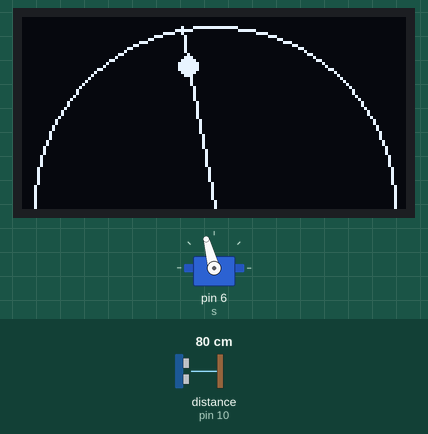
Bench run of a sketch on a simulated Arduino Uno, built with avr-gcc and run on an emulated ATmega328P. On the bench: servo, 128×64 one-colour display. Wiring (from diagram.json): ultrasonic range finder: trigger pin 9; echo pin 10. The test bench sets the inputs (shaded band); at power-on: distance to the obstacle (sensor on pin 10) 80 cm. The echo pulse lasts 58.3 µs per cm.

Above: at 1.26 s.
1.3 s: distance to the obstacle (sensor on pin 10) set to 120 cm
At 1.4 s:
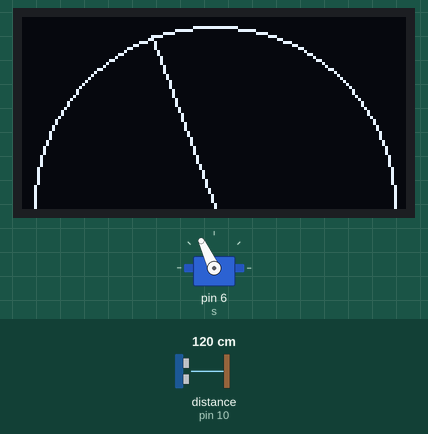
3.0 s: distance to the obstacle (sensor on pin 10) set to 2 cm
At 3.2 s:
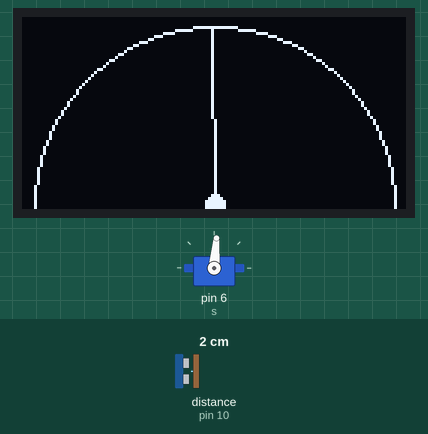
4.7 s: distance to the obstacle (sensor on pin 10) set to 97 cm
At 4.8 s:
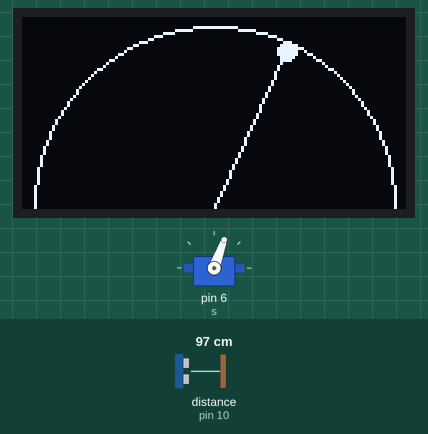
7.1 s: distance to the obstacle (sensor on pin 10) set to 101 cm
At 7.43 s:
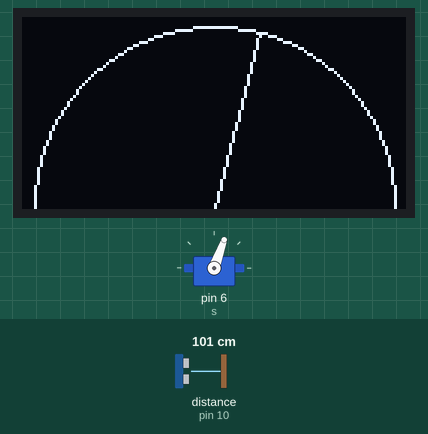
12.2 s: distance to the obstacle (sensor on pin 10) set to 250 cm
At 12.28 s:
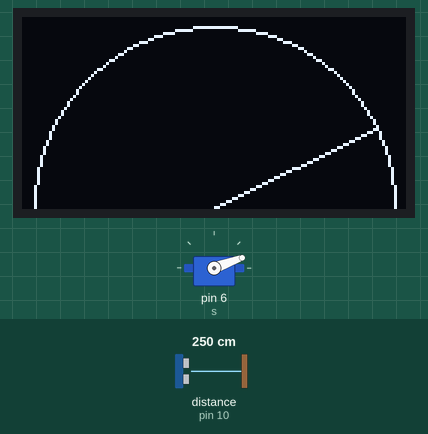
14.0 s: distance to the obstacle (sensor on pin 10) set to 162 cm
At 16.39 s:
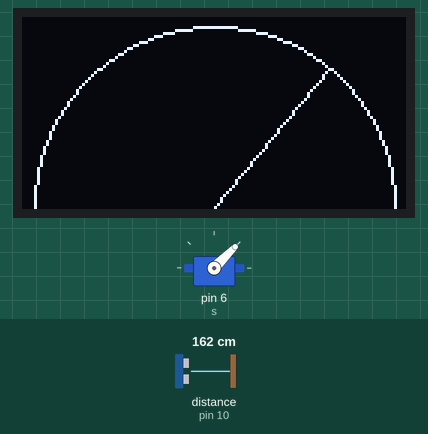
Timing chart, 0 to 16.5 s (numbered marks = the images above; inputs shaded):
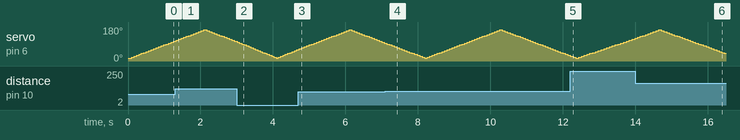

The sketch:

sketch.ino
```cpp
#include <Servo.h>
#include <Wire.h>
#include <Adafruit_GFX.h>
#include <Adafruit_SSD1306.h>

Adafruit_SSD1306 d(128, 64, &Wire, -1);
Servo s;
int ang = 15, step = 5;

long dist() {
  digitalWrite(9, LOW); delayMicroseconds(2);
  digitalWrite(9, HIGH); delayMicroseconds(10);
  digitalWrite(9, LOW);
  return pulseIn(10, HIGH, 30000) * 0.034 / 2;
}

void setup() {
  pinMode(9, OUTPUT); pinMode(10, INPUT);
  s.attach(6);
  d.begin(SSD1306_SWITCHCAPVCC, 0x3C);
}

void loop() {
  s.write(ang); delay(30);
  long r = dist();
  float rad = ang * PI / 180;
  d.clearDisplay();
  d.drawCircle(64, 63, 60, WHITE);              // radar arc
  d.drawLine(64, 63, 64 + 60 * cos(rad), 63 - 60 * sin(rad), WHITE);
  if (r > 0 && r < 100) {                       // draw blip
    int p = map(r, 0, 100, 0, 60);
    d.fillCircle(64 + p * cos(rad), 63 - p * sin(rad), 3, WHITE);
  }
  d.display();
  ang += step;
  if (ang >= 165 || ang <= 15) step = -step;
}
```

Measured:
- the behaviour switches between 100 and 101 cm on distance to the obstacle (sensor on pin 10) (found by bisection; images 3 and 4)
- after the input at 1.3 s, the display: first differs from a run without the input after 0.10 s (image 1)
- after the input at 3.0 s, the display: first differs from a run without the input after 0.07 s (image 2 shows a later state)
- after the input at 12.2 s, the display: first differs from a run without the input after 0.08 s (image 5)
